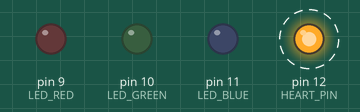
A sketch run on a simulated Arduino Uno, built with avr-gcc and run on an emulated ATmega328P. Shown: output pins drawn as LEDs (lit = HIGH). Dashed ring = blinking. What the sketch prints to the serial monitor is not drawn.

Above: at 0.2 s.
Timing chart, 0 to 3.0 s (numbered marks = the images above):
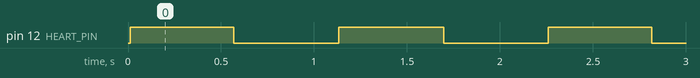

The sketch:

co2_slider.ino
```cpp
#include <Arduino.h>
#include <Math.h>

#define RED 0
#define GREEN 1
#define BLUE 2
#define FALSE 0
#define TRUE 1

#define LED_RED 9 //PWM output
#define LED_GREEN 10 //PWM output
#define LED_BLUE 11 //PWM output
#define HEART_PIN 12 // PWM output

//#define DEBUG // loop() execution time

int adc_red   = 0;
int adc_blue  = 0;
int adc_green = 0;

float t = 0; // Independant variable for sine function.
int duty_cycle = 0; // Dependant variable for sine function.


void setup(){

  noInterrupts();
  // ADC Setup
  // This is sensitive work. Disabling interrupts prevents some ISR from stomping on our work.
  // We can be sure that register values are positively known.

    ADMUX  = B01000000; // AVcc, right adjust (read both registers), ADC0.
    ADCSRA = B11100101; // ADC Enable, start conversion, auto trigger enable,
    // no IRQ, prescalar 64 (19.2k samples/sec)
    ADCSRB = B00000000; // MUX disable, free running mode.

  interrupts();

  pinMode(HEART_PIN,OUTPUT);

  Serial.begin(9600);

 }


void loop(){

  // Get ADC results for each channel.
  adc_red   = adc_read(RED);
  adc_green = adc_read(GREEN);
  adc_blue  = adc_read(BLUE);

  Serial.println((String) adc_red + "," + adc_green + "," + adc_blue);

  // Dim/illuminate LEDs according to ADC values.
  analogWrite(LED_RED, adc_red);
  analogWrite(LED_GREEN, adc_green);
  analogWrite(LED_BLUE, adc_blue);


  #ifdef DEBUG
  // Meaure loop execution time.
    Serial.println(micros());
  #endif

  // Blink the LED using a sine wave for PWM duty cycle.
  // This gives it a more lifelike quality than just straight toggling.
  analogWrite(HEART_PIN,duty_cycle);

  // Scale independant variable relative to ADC value.
  // Blink rate when ADC==255 is 4x the rate when ADC==0;
  t += 0.3+0.9*(float)(adc_red)/255;

  //+128 to shift the curve up so that values range from 0 to 255 instead of -128 to +128
  duty_cycle = (unsigned int)(127*sin(t/(2*PI))+128);

  delay(5);
}


int adc_read(int color){
  // Get 8-bits from ADCH register.
  // Set reference selection bits.
  // datasheet page 248
  noInterrupts();
  switch (color){
    case RED:
    ADMUX = B01100000; // AVcc, left adjust (high register only), ADC0.
    break;

    case GREEN:
    ADMUX = B01100001; // ADC1.
    break;

    case BLUE:
    ADMUX = B01100010; // ADC2.
    break;
  }
  interrupts();

  // It doesn't switch inputs without this. Mixing and matching Arduino code
  // with AVR c++ leads to weird stuff.
  delay(1);

  return ADCH;
}
```

Measured:
- by itself, pin 12 (HEART_PIN): alternates HIGH for 0.56 s and LOW for 0.56 s
